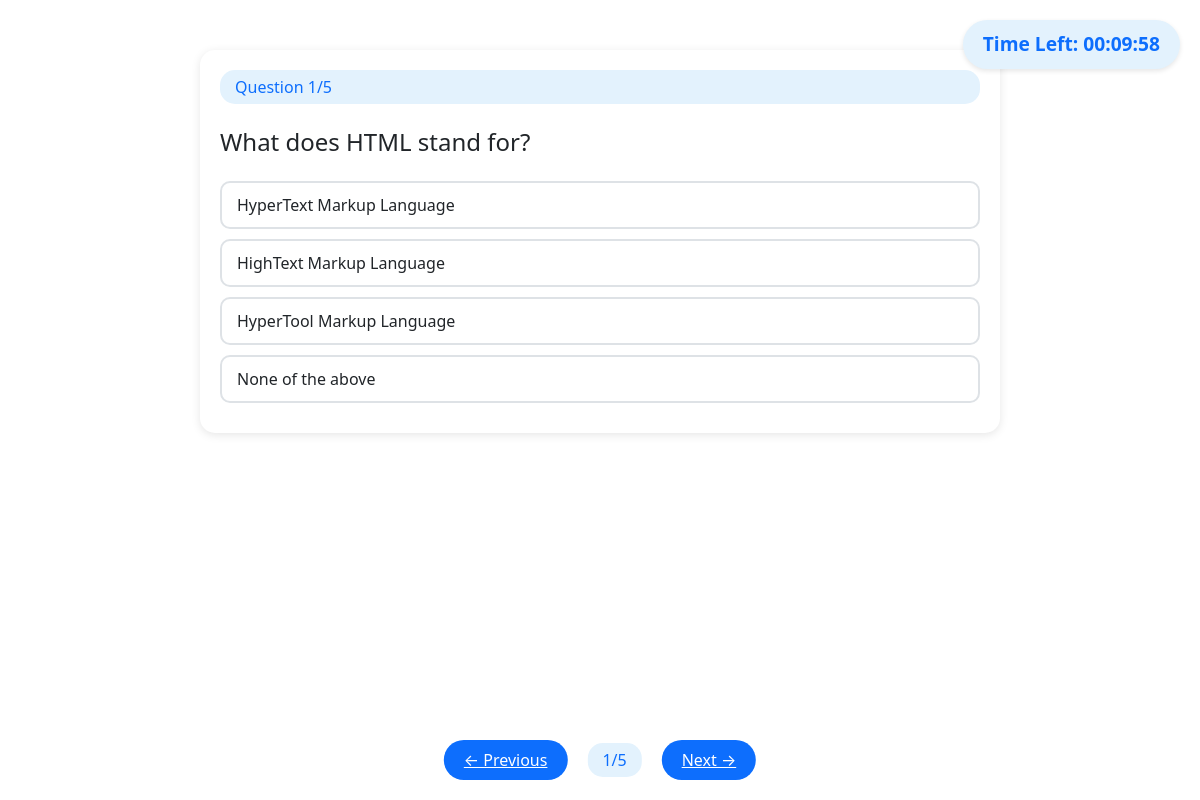
Screenshot of /quiz/2 with the database file from the repository.
### tables this page shows
CREATE TABLE questions (
            id INTEGER PRIMARY KEY AUTOINCREMENT,
            quiz_id INTEGER NOT NULL,
            question_statement TEXT NOT NULL,
            option1 TEXT NOT NULL,
            option2 TEXT NOT NULL,
            option3 TEXT NOT NULL,
            option4 TEXT NOT NULL,
            correct_option INTEGER NOT NULL,
            FOREIGN KEY (quiz_id) REFERENCES quizzes (id) ON DELETE CASCADE
        );

### app.py (the view)
@app.route('/quiz/<int:quiz_id>')
def quiz(quiz_id):
    try:
        current_q = request.args.get('q', 0, type=int)
        quiz = get_quiz_by_id(quiz_id)
        if not quiz:
            flash('Quiz not found.', 'error')
            return redirect(url_for('dashboard'))
        questions = get_quiz_questions(quiz_id)
        if not questions:
            flash('No questions found for this quiz.', 'error')
            return redirect(url_for('dashboard'))
        total_questions = len(questions)
        if current_q >= total_questions:
            flash('Invalid question number.', 'error')
            return redirect(url_for('dashboard'))
        if 'current_quiz' not in session:
            session['current_quiz'] = {
                'quiz_id': quiz_id,
                'start_time': datetime.now().strftime('%Y-%m-%d %H:%M:%S')
            }
        return render_template('quiz.html',
                             quiz=quiz,
                             questions=questions,
                             current_q=current_q,
                             total_questions=total_questions)
    except Exception as e:
        flash(f'Error loading quiz: {str(e)}', 'error')
        return redirect(url_for('dashboard'))

### Models/database.py (called while the page is built)
def get_db_connection():
    conn = sqlite3.connect(DATABASE_PATH)
    conn.row_factory = sqlite3.Row  # Enables column access by name
    return conn

### Models/models.py (called while the page is built)
def dict_factory(cursor, row):
    d = {}
    for idx, col in enumerate(cursor.description):
        d[col[0]] = row[idx]
    return d

def get_quiz_questions(quiz_id):
    conn = get_db_connection()
    conn.row_factory = dict_factory
    cursor = conn.cursor()
    try:
        cursor.execute("""
            SELECT
                id,
                question_statement,
                option1,
                option2,
                option3,
                option4,
                correct_option
            FROM questions
            WHERE quiz_id = ?
            ORDER BY id
        """, (quiz_id,))
        questions = cursor.fetchall()
        return questions
    except Exception as e:
        print(f"Error retrieving questions: {e}")
        return []
    finally:
        conn.close()

### templates/quiz.html (shortened to what this page needs)
{% extends "base.html" %}
{% block head %}
    <link rel="stylesheet" type="text/css" href="{{ url_for('static', filename='css/quiz.css') }}">
{% endblock %}
{% block content %}
    <div class="timer" id="timer">Time Left: 00:00:00</div>
    <form method="POST" action="{{ url_for('submit_quiz', quiz_id=quiz.id) }}" id="quizForm">
        <div class="question-container">
            <div class="question-number">Question {{ current_q + 1 }}/{{ total_questions }}</div>
            <h4 class="mt-4 mb-4">{{ questions[current_q].question_statement }}</h4>
            {% for i in range(1, 5) %}
            <div class="option">
                <label class="option-label" for="option{{ i }}">
                    {{ questions[current_q]['option' ~ i] }}
                </label>
            </div>
            {% endfor %}
        </div>
        <div class="question-nav">
            <a href="{{ url_for('quiz', quiz_id=quiz.id, q=(current_q-1)) }}"
               class="nav-arrow {% if current_q == 0 %}disabled{% endif %}"
               onclick="saveAnswer()">
                ← Previous
            </a>
            <span class="question-number">{{ current_q + 1 }}/{{ total_questions }}</span>
            {% if current_q + 1 < total_questions %}
                <a href="{{ url_for('quiz', quiz_id=quiz.id, q=(current_q+1)) }}"
                   class="nav-arrow"
                   onclick="saveAnswer()">
                    Next →
                </a>
            {% else %}
                <button type="submit" class="submit-btn" onclick="submitQuiz()">Submit Quiz</button>
            {% endif %}
        </div>
    </form>
{% endblock %}

### static/css/quiz.css (style rules this page uses)
.timer { position: fixed; top: 20px; right: 20px; background: #e3f2fd; padding: 10px 20px; border-radius: 25px; font-size: 1.2rem; font-weight: bold; color: #0d6efd; box-shadow: 0 2px 5px rgba(0,0,0,0.1); }
.question-nav { position: fixed; bottom: 20px; left: 50%; transform: translateX(-50%); display: flex; gap: 20px; align-items: center; }
.question-number { background: #e3f2fd; padding: 5px 15px; border-radius: 15px; color: #0d6efd; }
.nav-arrow { background: #0d6efd; color: white; border: none; padding: 8px 20px; border-radius: 20px; cursor: pointer; transition: all 0.3s; }
.question-container { max-width: 800px; margin: 50px auto; padding: 20px; background: white; border-radius: 15px; box-shadow: 0 2px 10px rgba(0,0,0,0.1); }
.option-label { display: block; padding: 10px 15px; margin: 10px 0; border: 2px solid #dee2e6; border-radius: 10px; cursor: pointer; transition: all 0.3s; }

### rows the page displays
questions: question_statement "What does HTML stand for?", option1 "HyperText Markup Language" "HighText Markup Language" "HyperTool Markup Language" "None of the above"

### other values shown
{{ current_q + 1 }} "1"
{{ total_questions }} "5"
